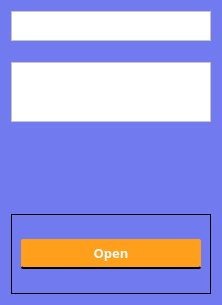
<?xml version="1.0" encoding="UTF-8"?>
<ui version="4.0">
 <class>Form</class>
 <widget class="QWidget" name="Form">
  <property name="geometry">
   <rect>
    <x>0</x>
    <y>0</y>
    <width>218</width>
    <height>305</height>
   </rect>
  </property>
  <property name="maximumSize">
   <size>
    <width>218</width>
    <height>305</height>
   </size>
  </property>
  <property name="windowTitle">
   <string>Form</string>
  </property>
  <property name="styleSheet">
   <string notr="true">background-color: qlineargradient(spread:pad, x1:1, y1:1, x2:1, y2:1, stop:1 rgba(113, 122, 239, 255));</string>
  </property>
  <layout class="QVBoxLayout" name="verticalLayout_2">
   <item>
    <widget class="QLabel" name="registerName">
     <property name="minimumSize">
      <size>
       <width>200</width>
       <height>30</height>
      </size>
     </property>
     <property name="maximumSize">
      <size>
       <width>200</width>
       <height>30</height>
      </size>
     </property>
     <property name="font">
      <font>
       <family>Open Sans</family>
       <pointsize>12</pointsize>
       <weight>75</weight>
       <bold>true</bold>
       <stylestrategy>PreferAntialias</stylestrategy>
      </font>
     </property>
     <property name="styleSheet">
      <string notr="true">background-color: rgb(255, 255, 255);
border-radius:20cm;</string>
     </property>
     <property name="frameShape">
      <enum>QFrame::StyledPanel</enum>
     </property>
     <property name="frameShadow">
      <enum>QFrame::Raised</enum>
     </property>
     <property name="text">
      <string/>
     </property>
     <property name="alignment">
      <set>Qt::AlignCenter</set>
     </property>
    </widget>
   </item>
   <item>
    <widget class="QLabel" name="registerdescrip">
     <property name="minimumSize">
      <size>
       <width>200</width>
       <height>60</height>
      </size>
     </property>
     <property name="maximumSize">
      <size>
       <width>200</width>
       <height>30</height>
      </size>
     </property>
     <property name="font">
      <font>
       <family>Open Sans</family>
       <pointsize>9</pointsize>
       <weight>50</weight>
       <bold>false</bold>
       <stylestrategy>PreferAntialias</stylestrategy>
      </font>
     </property>
     <property name="styleSheet">
      <string notr="true">background-color: rgb(255, 255, 255);
border-radius:20cm;</string>
     </property>
     <property name="frameShape">
      <enum>QFrame::StyledPanel</enum>
     </property>
     <property name="frameShadow">
      <enum>QFrame::Raised</enum>
     </property>
     <property name="text">
      <string/>
     </property>
     <property name="alignment">
      <set>Qt::AlignCenter</set>
     </property>
     <property name="wordWrap">
      <bool>true</bool>
     </property>
    </widget>
   </item>
   <item>
    <spacer name="verticalSpacer">
     <property name="orientation">
      <enum>Qt::Vertical</enum>
     </property>
     <property name="sizeHint" stdset="0">
      <size>
       <width>20</width>
       <height>40</height>
      </size>
     </property>
    </spacer>
   </item>
   <item>
    <widget class="QFrame" name="frame">
     <property name="minimumSize">
      <size>
       <width>0</width>
       <height>80</height>
      </size>
     </property>
     <property name="maximumSize">
      <size>
       <width>16777215</width>
       <height>80</height>
      </size>
     </property>
     <property name="frameShape">
      <enum>QFrame::StyledPanel</enum>
     </property>
     <property name="frameShadow">
      <enum>QFrame::Raised</enum>
     </property>
     <layout class="QVBoxLayout" name="verticalLayout">
      <item>
       <widget class="QPushButton" name="OpenButton">
        <property name="minimumSize">
         <size>
          <width>0</width>
          <height>30</height>
         </size>
        </property>
        <property name="maximumSize">
         <size>
          <width>16777215</width>
          <height>30</height>
         </size>
        </property>
        <property name="font">
         <font>
          <family>Open Sans</family>
          <pointsize>10</pointsize>
          <weight>75</weight>
          <bold>true</bold>
          <stylestrategy>PreferAntialias</stylestrategy>
         </font>
        </property>
        <property name="styleSheet">
         <string notr="true">background-color: rgb(255, 159, 28);
color: rgb(255, 255, 255);
border-bottom : 2px solid black;
border-radius:2px;</string>
        </property>
        <property name="text">
         <string>Open</string>
        </property>
       </widget>
      </item>
     </layout>
    </widget>
   </item>
  </layout>
 </widget>
 <resources/>
 <connections/>
</ui>
